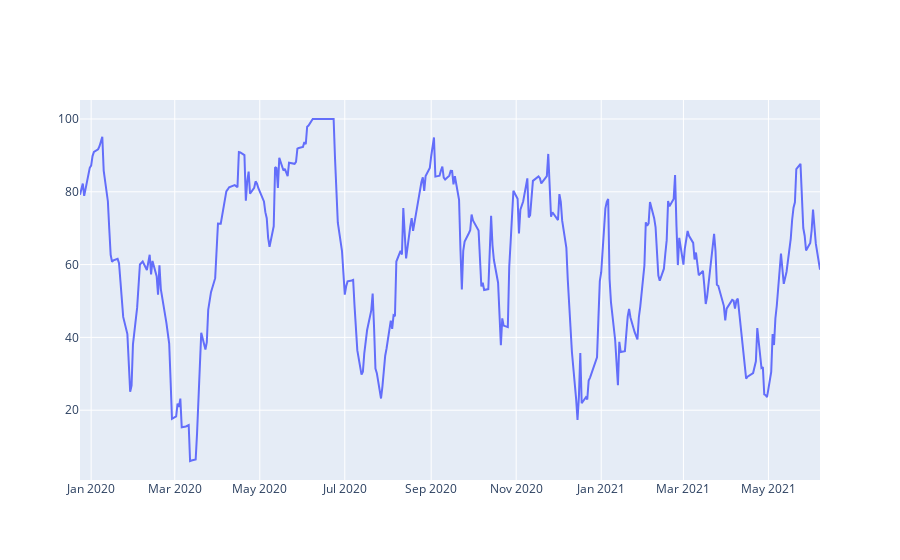

Notebook code cell kept with this figure:
### Code cell
fig_rsi = go.Figure()
fig1=fig_rsi.add_trace(go.Scatter(x= ly.index, y= ly.Rsi, name='Relative strength Index'))
fig1

### Figure 1 — Plotly figure (JSON) as saved in the notebook; plotly's stock layout.template omitted (floating-point values rounded to 4 significant figures; data arrays with more than 128 entries replaced by an {"elided": "..."} marker saying what was removed)
{"data": [{"name": "Relative strength Index", "type": "scatter", "x": {"elided": "360 str values"}, "y": {"elided": "360 float values"}}], "layout": {}}
